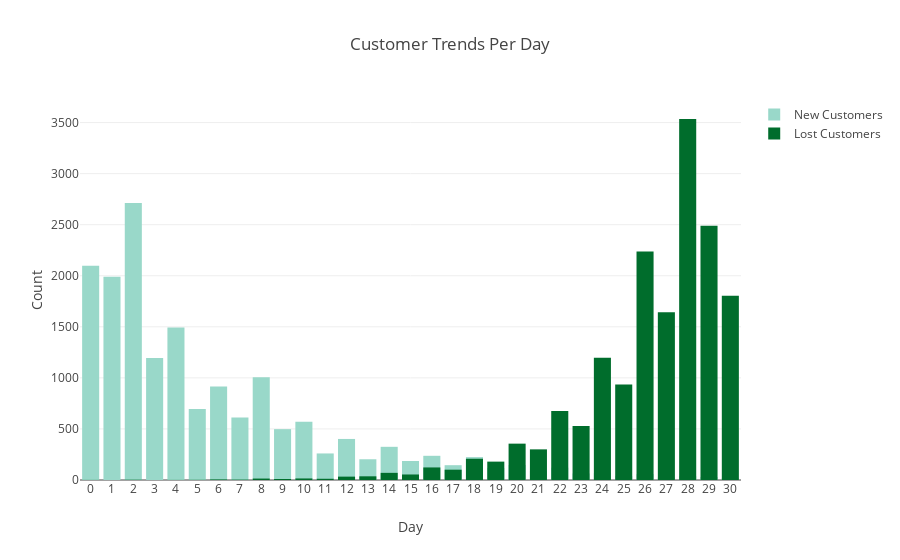

Here is the notebook cell this chart was saved with:
### Code cell
trace_3 = go.Bar(x=daily_customers.index, 
                     y=daily_customers.new_customers, 
                     name='New Customers', 
                     #mode='lines+markers',
                    marker=dict(
                    color=bupu[3]))


trace_4 = go.Bar(x=daily_customers.index, 
                     y=daily_customers.lost_customers, 
                     name='Lost Customers', 
                     #mode='lines',
                    marker=dict(
                    color=bupu[7]))


layout = go.Layout(title="Customer Trends Per Day", 
                        barmode='overlay', 
                        xaxis = dict(ticks='', nticks=60, 
                                    title=go.layout.xaxis.Title(
                                    text='Day')),
                        yaxis = dict(title=go.layout.yaxis.Title(
                                    text='Count')), 
                        yaxis3=dict(title="yaxis4 title", anchor="x",
                            overlaying="y",side="right"))


fig = go.Figure(data=[trace_3,trace_4], layout=layout)

plotly.offline.iplot(fig)

### Figure 1 — Plotly figure (JSON) as saved in the notebook; plotly's stock layout.template omitted (floating-point values rounded to 4 significant figures)
{"data": [{"marker": {"color": "rgb(153,216,201)"}, "name": "New Customers", "type": "bar", "uid": "0bbe119c-1fb3-4250-92f1-63d03ba6ccab", "x": [0, 1, 2, 3, 4, 5, 6, 7, 8, 9, 10, 11, 12, 13, 14, 15, 16, 17, 18, 19, 20, 21, 22, 23, 24, 25, 26, 27, 28, 29, 30], "y": [2098, 1990, 2713, 1194, 1494, 696, 916, 611, 1005, 498, 570, 260, 402, 203, 325, 186, 237, 145, 224, 118, 147, 90, 121, 64, 67, 38, 57, 24, 38, 29, 18]}, {"marker": {"color": "rgb(0,109,44)"}, "name": "Lost Customers", "type": "bar", "uid": "8fd1a750-2837-4677-b06b-582a453bf20e", "x": [0, 1, 2, 3, 4, 5, 6, 7, 8, 9, 10, 11, 12, 13, 14, 15, 16, 17, 18, 19, 20, 21, 22, 23, 24, 25, 26, 27, 28, 29, 30], "y": [1, 0, 3, 0, 1, 2, 6, 4, 14, 10, 15, 12, 33, 36, 70, 54, 123, 101, 208, 180, 356, 300, 675, 530, 1198, 936, 2237, 1643, 3535, 2490, 1805]}], "layout": {"barmode": "overlay", "title": {"text": "Customer Trends Per Day"}, "xaxis": {"nticks": 60, "ticks": "", "title": {"text": "Day"}}, "yaxis": {"title": {"text": "Count"}}, "yaxis3": {"anchor": "x", "overlaying": "y", "side": "right", "title": {"text": "yaxis4 title"}}}}
